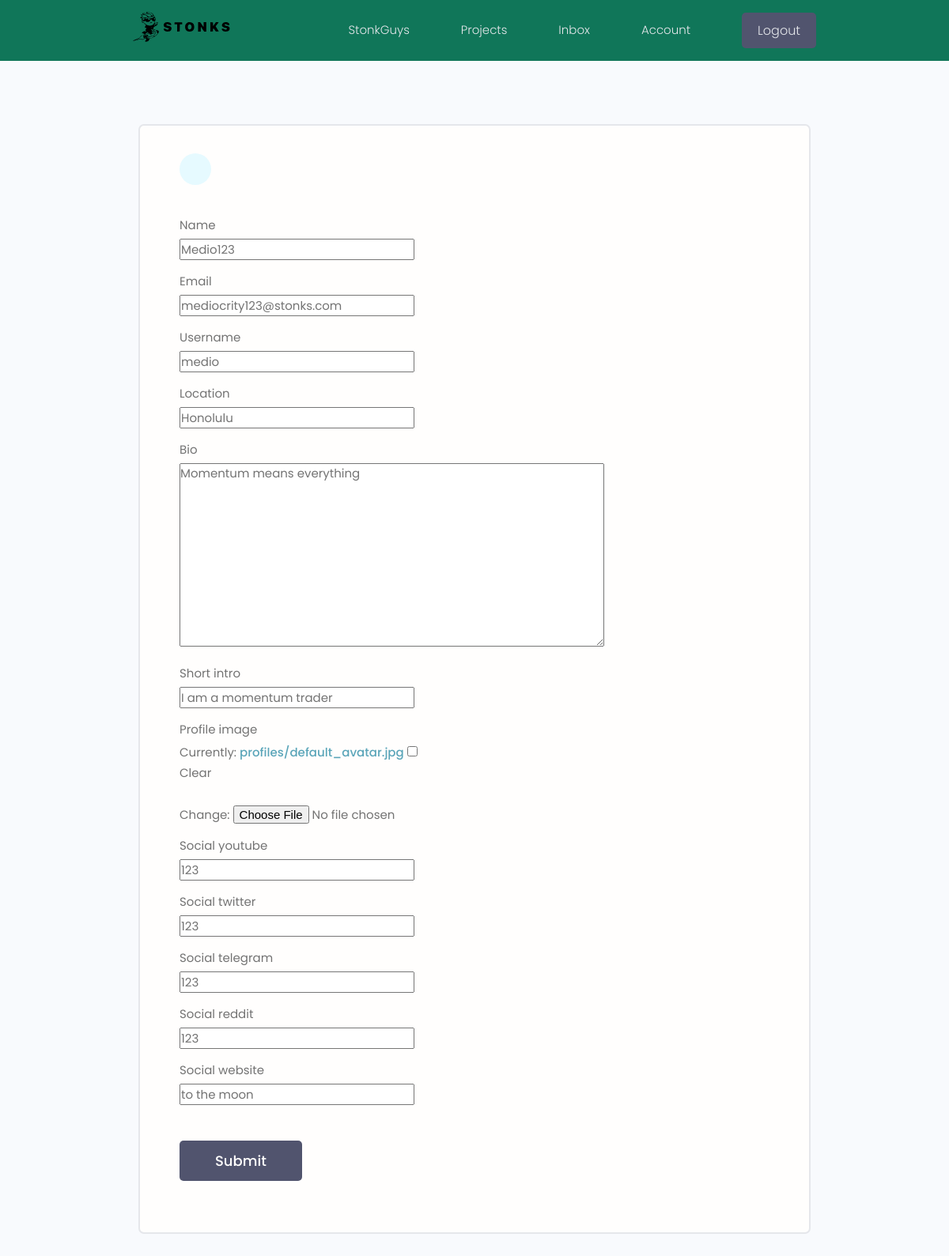
The page /edit_account/ (signed in) on the database its author committed.
### users/models.py (models this page shows, shortened)
class Profile(models.Model):
    user = models.OneToOneField(User, on_delete=models.CASCADE, null=True, blank=True)
    username = models.CharField(max_length=200, null=True, blank=True)
    location = models.CharField(max_length=200, null=True, blank=True)
    name = models.CharField(max_length=200, null=True, blank=True)
    email = models.EmailField(max_length=500, null=True, blank=True)
    short_intro = models.CharField(max_length=200, null=True, blank=True)
    bio = models.TextField(null=True, blank=True)
    profile_image = models.ImageField(null=True, blank=True, upload_to='profiles/', default='profiles/default_avatar.jpg')
    social_twitter = models.CharField(max_length=200, null=True, blank=True)
    social_reddit = models.CharField(max_length=200, null=True, blank=True)
    social_youtube = models.CharField(max_length=200, null=True, blank=True)
    social_telegram = models.CharField(max_length=200, null=True, blank=True)
    social_website = models.CharField(max_length=200, null=True, blank=True)
    created = models.DateTimeField(auto_now_add=True)
    id = models.UUIDField(default=uuid.uuid4, unique=True, primary_key=True, editable=False)
    class Meta:
        ordering = ['created']

### users/views.py (the view)
# urls.py: path('edit_account/', views.edit_account, name='edit_account'),
@login_required(login_url='login')
def edit_account(request):
    profile = request.user.profile
    form = ProfileForm(instance=profile)
    if request.method == 'POST':
        form = ProfileForm(request.POST, request.FILES, instance=profile)
        if form.is_valid():
            form.save()
            return redirect('account')
    context = {'form': form}
    return render(request, 'users/profile_form.html', context)

### users/forms.py
class ProfileForm(ModelForm):
    class Meta:
        model = Profile
        fields = ['name', 'email', 'username', 'location',
                  'bio', 'short_intro', 'profile_image',
                  'social_youtube','social_twitter','social_telegram',
                  'social_reddit','social_website']

### users/templates/users/profile_form.html (shortened to what this page needs)
{% extends 'main.html' %}
{% block content %}
<main class="formPage my-xl">
    <div class="content-box">
        <div class="formWrapper">
            <a class="backButton" href="{%url 'account'%}"></a>
            <br>
            <form method="POST" action="{% url 'edit_account' %}" entype="multipart/form-data">
                {% for field in form %}
                <div class="form__field">
                    <label for="formInput#text">{{field.label}} </label>
                    {{field}}
                </div>
                {% endfor %}
                <input class="btn btn--sub btn--lg  my-md" type="submit" value="Submit" />
            </form>
        </div>
    </div>
</main>
{% endblock content %}

### static/styles/app.css (style rules this page uses)
:root { --color-sub: #107659; }
.btn--sub { background-color: var(--color-sub-light); }
.content-box { width: 95%; max-width: 85rem; margin: 0 auto; }
.backButton { background: var(--color-main-light); color: var(--color-main); width: 4rem; height: 4rem; display: flex; align-items: center; justify-content: center; border-radius: 50%; }
.formPage .formWrapper { list-style: none; background: var(--color-white); padding: 3.5rem 5rem; border: 2px solid var(--color-light); border-radius: 0.7rem; }

### static/uikit/styles/modules/_variables.css (style rules this page uses)
:root { --color-main: #5aa5b9; --color-main-light: #e6faff; --color-sub: #3f4156; --color-sub-light: #51546e; --color-sub-lighter: #ededfd; --color-text: #737373; --color-gray: #8b8b8b; --color-light: #e5e7eb; --color-light-gray: #767676; --color-bg: #f8fafd; --color-white: #fffefd; --color-white-light: #f3f3f3; --color-success: #359e64; --color-success-bg: #def8e8; --color-error: #fc4b0b; --color-error-bg: #fff2ee; --font-base: 'Poppins', arial, helvetica, 'Segoe UI', roboto, ubuntu, sans-serif; --font-monospace: 'Fira Code', 'Courier New', courier, monospace; --font-regular: 300; --font-medium: 500; --font-bold: 700; --generic-shadow: 1px 1px 5px #00000010; --generic-transition: all 0.3s ease-in-out; }

### static/uikit/styles/modules/_base.css (style rules this page uses)
* { margin: 0; padding: 0; box-sizing: border-box; text-rendering: optimizeLegibility; color: inherit; font-size: inherit; }
html { font-size: 50%; }
@media only screen and (min-width: 480px) { html { font-size: 56.25%; } }
@media only screen and (min-width: 1200px) { html { font-size: 62.5%; } }
body { line-height: 1.6; font-weight: 400; font-size: 1.5rem; color: var(--color-text); background-color: var(--color-bg); min-height: 100vh; }

### static/uikit/styles/modules/_typography.css (style rules this page uses)
* { font-family: var(--font-base); }
a { padding-bottom: 2px; text-decoration: none; display: inline-block; color: var(--color-main); font-weight: var(--font-medium); }

### static/uikit/styles/modules/_utilities.css (style rules this page uses)
.my-md { margin: 3rem auto; }
.my-xl { margin: 8rem auto; }

### static/uikit/styles/modules/_button.css (style rules this page uses)
.btn { display: inline-block; position: relative; cursor: pointer; background-color: var(--color-light); font-weight: var(--font-medium); color: var(--color-sub); text-decoration: none; padding: 1rem 2rem; border-radius: 0.5rem; border: none; width: -webkit-fit-content; width: -moz-fit-content; width: fit-content; height: -webkit-fit-content; height: -moz-fit-content; height: fit-content; font-size: 1.6rem; outline-width: 0; outline-color: transparent; -webkit-backface-visibility: hidden; backface-visibility: hidden; transition: all 0.3s ease-in-out; }
.btn--sub { background-color: var(--color-sub); color: var(--color-white); }
.btn--lg { font-size: 1.8rem; padding: 1.2rem 4.5rem; }

### static/uikit/styles/modules/_form.css (style rules this page uses)
.form__field { margin-top: 1.5rem; margin-bottom: 1.5rem; }
.form__label, .form__field > label { display: block; margin-bottom: 0.5rem; color: var(--color-text); }

### rows shown on the page
Profile: form "Medio123" "mediocrity123@stonks.com" "medio" "Honolulu" "Momentum means everything" "I am a momentum trader" "123" "123" "123" "123" "to the moon"

### other values the page prints
{{ field.label }} "Name" "Email" "Username" "Location" "Bio" "Short intro" "Profile image" "Social youtube" "Social twitter" "Social telegram" "Social reddit" "Social website"
